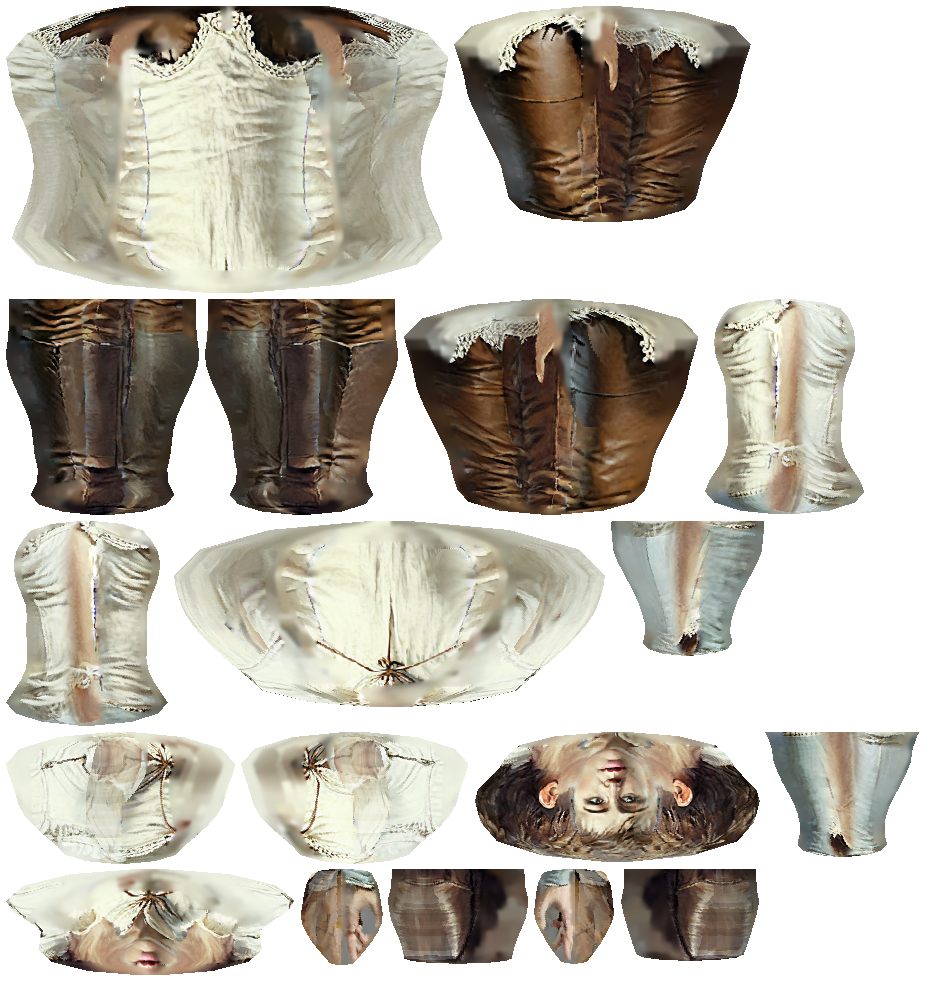
#> input picture packs/forms/global/puppets/humanoid.texture.png, 945 x 982 px; its folder holds only this picture in this run
$ python frames_ingest.py ../packs/forms/global/puppets
#> lines starting #> are read from the running program, lines starting #| are printed output that depends on the picture; after the words box and inside, x2 and y2 are one past the last pixel; in counts of white or black regions, pixels touching at a corner belong together
"""Frame pieces from an image model into a frame template.

    python tools/frames_ingest.py "frames/elven silver" [more folders...] [--family 12|24] [--pool <dir>]
    python tools/frames_ingest.py --painted G:/dev/image-gen/hires_test/frames [--styles a b] [--pick a=2 ...]

Two kinds of folder. `--painted`: flux2_frames.py's output, one folder per
style holding edge_s<n>, sticker_s<n>, sticker2_s<n>, ornament_s<n>,
ornament2_s<n> on a flat magenta background, which is keyed out exactly;
every picture is keyed, trimmed and put in the parts LIBRARY,
<pool>/global/images/frames/parts/{edges,stickers,ornaments}/<style>_<variant>_s<n>.png,
at its native size (a recipe says the points), for frame recipes to name
(gs-studio's Frames tab composes them; `frame_recipe` in gs_calibrators).
Otherwise a folder of a
model's loose output, told apart by what each file shows:

The folder holds the model's output (any names, JPG or PNG). Each file is
told apart by what it shows: a rail leaving through both sides is the
edge, through right and bottom the corner, through left, right and
bottom the tee, through all four the cross, through none the ornament.
A painted checkerboard is keyed out (the model was asked for alpha and
painted the checker instead), each knot's rails are measured where they
leave the picture and the knot square is cut on their centrelines at the
family's knot, the edge is cut to its rail and scaled to the thickness,
the ornament trimmed and scaled to the knot's height. The named raw PNGs
are written beside the originals (edge.png ...) and into the template's
raw/ folder, the fitted template to
<pool>/global/images/frames/<folder name, spaces to _>/ with a frame.toml
that keeps each cut under [cuts]: gs-studio's Frames tab opens the folder
on those boxes, to move and size by hand, and exports again. The same fitting is gs-studio's Frames tab, *Fit raw pieces*
(`gs_calibrators::frame_template::fit_piece`); this is its batch form.
"""
import argparse
import os
import sys

import numpy as np
from PIL import Image
from scipy import ndimage

PX_PER_PT = 4
FAMILIES = {12: (12, 18), 24: (24, 36)}


# [97 lines left out: functions key_magenta, keep_main_blobs, is_magenta_bg, key, not called in this run]


def run(line):
    r = np.nonzero(line)[0]
    return (int(r.min()), int(r.max())) if len(r) else None


def bbox(mask):
    ys, xs = np.nonzero(mask)
    return int(xs.min()), int(ys.min()), int(xs.max()), int(ys.max())


def classify(a):
    """Which piece a keyed picture is, by the sides its rails leave through."""
    m = a[..., 3] > 128
    h, w = m.shape
    frac = lambda line: np.count_nonzero(line) / len(line)
    # a rail leaving a side covers a real share of it; an ornament's thin spur does not
    left, right = frac(m[:, 3]) > 0.05, frac(m[:, w - 4]) > 0.05
    top, bottom = frac(m[3]) > 0.05, frac(m[h - 4]) > 0.05
    sides = (left, right, top, bottom)
    if sides == (True, True, False, False):
        return "edge"
    if sides == (False, True, False, True):
        return "corner"
    if sides == (True, True, False, True):
        return "tee"
    if sides == (True, True, True, True):
        return "cross"
    if not any(sides):
        return "ornament"
    return None


# [9 lines left out: function crop_pad, not called in this run]


def resize(arr, w, h):
    return np.asarray(Image.fromarray(arr, "RGBA").resize((max(1, int(round(w))), max(1, int(round(h)))), Image.LANCZOS))


def fit(kind, a, thickness, knot):
    t_px, k_px = thickness * PX_PER_PT, knot * PX_PER_PT
    m = a[..., 3] > 128
    x0, y0, x1, y1 = bbox(m)
    if kind == "sticker":
        # its opaque bounds squared up about their centre, to the knot square
        w, h = x1 - x0 + 1, y1 - y0 + 1
        side = max(w, h)
        cx, cy = x0 + w / 2, y0 + h / 2
        cut = crop_pad(a, cx - side / 2, cy - side / 2, side, side)
        return resize(cut, k_px, k_px), None, (round(cx - side / 2), round(cy - side / 2), side, side)
    if kind == "edge":
        ya, yb = run(m[:, x0 + 3])
        band = yb - ya + 1
        cut = a[ya:yb + 1, x0:x1 + 1]
        return resize(cut, (x1 - x0 + 1) * t_px / band, t_px), band, (x0, ya, x1 - x0 + 1, band)
    if kind == "ornament":
        cut = a[y0:y1 + 1, x0:x1 + 1]
        return resize(cut, (x1 - x0 + 1) * k_px / (y1 - y0 + 1), k_px), None, (x0, y0, x1 - x0 + 1, y1 - y0 + 1)
    if kind == "corner":
        ha, hb = run(m[:, x1 - 3])
        va, vb = run(m[y1 - 3])
    elif kind == "tee":
        ha, hb = run(m[:, x0 + 3])
        va, vb = run(m[y1 - 3])
    else:
        ha, hb = run(m[:, x0 + 3])
        va, vb = run(m[y0 + 3])
    cy, cx = (ha + hb) / 2, (va + vb) / 2
    band = ((hb - ha + 1) + (vb - va + 1)) / 2
    k_src = band * knot / thickness
    cut = crop_pad(a, cx - k_src / 2, cy - k_src / 2, int(round(k_src)), int(round(k_src)))
    return resize(cut, k_px, k_px), band, (round(cx - k_src / 2), round(cy - k_src / 2), round(k_src), round(k_src))


def ingest(folder, family, pool):
    thickness, knot = FAMILIES[family]
    name = "".join(c if c.isalnum() else "_" for c in os.path.basename(os.path.normpath(folder))).strip("_")
    out_dir = os.path.join(pool, "global", "images", "frames", name)
    os.makedirs(out_dir, exist_ok=True)
    raw_dir = os.path.join(out_dir, "raw")
    os.makedirs(raw_dir, exist_ok=True)
    found = {}
    cuts = {}
    for f in sorted(os.listdir(folder)):
        if not f.lower().endswith((".jpg", ".jpeg", ".png")) or os.path.splitext(f)[0] in ("edge", "corner", "tee", "cross", "ornament"):
            continue
        a = np.asarray(Image.open(os.path.join(folder, f)).convert("RGBA")).copy()
        if (a[..., 3] == 255).all():
            a = key_magenta(a) if is_magenta_bg(a) else key(a)
        kind = classify(a)
        if kind is None:
            print(f"  {f}: cannot tell what it is (rails leave through an odd set of sides); skipped")
            continue
        if kind in found:
            print(f"  {f}: a second {kind}; the first, {found[kind]}, is used")
            continue
        found[kind] = f
        Image.fromarray(a, "RGBA").save(os.path.join(folder, kind + ".png"))
        Image.fromarray(a, "RGBA").save(os.path.join(raw_dir, kind + ".png"))
        img, band, cut = fit(kind, a, thickness, knot)
        cuts[kind] = cut
        Image.fromarray(img, "RGBA").save(os.path.join(out_dir, kind + ".png"))
        print(f"  {f} -> {kind}: {img.shape[1]}x{img.shape[0]} (band {band} px)")
    missing = [k for k in ("edge", "corner") if k not in found]
    if missing:
        print(f"  missing: {', '.join(missing)}")
    with open(os.path.join(out_dir, "frame.toml"), "w") as f:
        f.write(f"thickness = {thickness}        # points, 0 to 24\nknot = {knot}             # points, at least thickness + 1\nturn = \"rotate\"       # or \"mirror\"\nedge = \"tile\"         # or \"stretch\"\nornament_height = {knot}   # points; gs-studio's, Hydra ignores it\n")
        f.write("\n# gs-studio's calibration: each piece's cut box on raw/<piece>.png. Hydra ignores it.\n[cuts]\n")
        for kind, (x, y, w, h) in cuts.items():
            f.write(f"{kind} = [{x}, {y}, {w}, {h}]\n")
    print(f"  -> {out_dir}")


# [98 lines left out: functions trim, ingest_painted, write_starter_recipes, not called in this run]


def main():
    ap = argparse.ArgumentParser(description=__doc__, formatter_class=argparse.RawDescriptionHelpFormatter)
    ap.add_argument("folders", nargs="*")
    ap.add_argument("--family", type=int, default=12, choices=sorted(FAMILIES))
    ap.add_argument("--pool", default=os.path.join(os.environ.get("APPDATA", ""), "gs-studio"))
    ap.add_argument("--painted", help="flux2_frames.py's output root (hires_test/frames)")
    ap.add_argument("--styles", nargs="*", help="with --painted: only these styles")
    ap.add_argument("--recipes", action="store_true", help="with --painted: also write a starter recipe per style (frame_styles.toml) that has no recipe yet")
    ap.add_argument("--styles-toml", default=r"G:\\dev\\image-gen\\frame_styles.toml")
    ap.add_argument("--pick", nargs="*", default=[], help="with --painted: <style>=<seed> the candidate the template takes (1 unless said)")
    args = ap.parse_args()
    if args.painted:
        ingest_painted(args.painted, args.styles, args.pool)
        if args.recipes:
            write_starter_recipes(args.pool, args.styles_toml)
        return
    for folder in args.folders:
        print(folder)
        ingest(folder, args.family, args.pool)
#> in ingest, a is the input picture: shape (982, 945, 4); mean R, G, B, A 90.8, 85.8, 75.8, 153.2
#> in classify, `m = a[..., 3] > 128`:
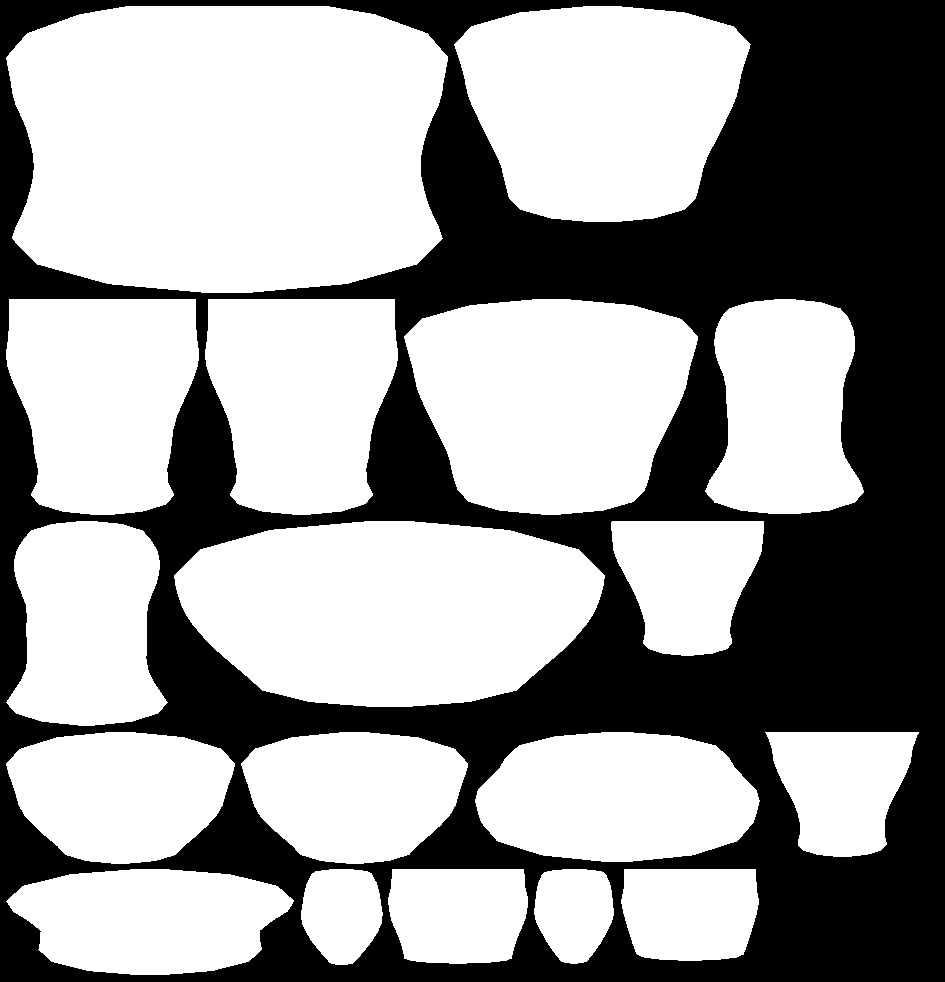
#> m: shape (982, 945) bool; 60.1% white; 1 black region, box (x1, y1, x2, y2) and area: (0, 0, 945, 982) 370332
#> in classify, `left, right = frac(m[:, 3]) > 0.05, frac(m[:, w - 4]) > 0.05`: left = False
#> in classify, `sides = (left, right, top, bottom)`: sides = (False, False, False, False)
#> in ingest, `kind = classify(a)`: kind = 'ornament'
#> in fit, `x0, y0, x1, y1 = bbox(m)`: x0 = 6; x1 = 918; y1 = 974
#> in fit, `cut = a[y0:y1 + 1, x0:x1 + 1]`:
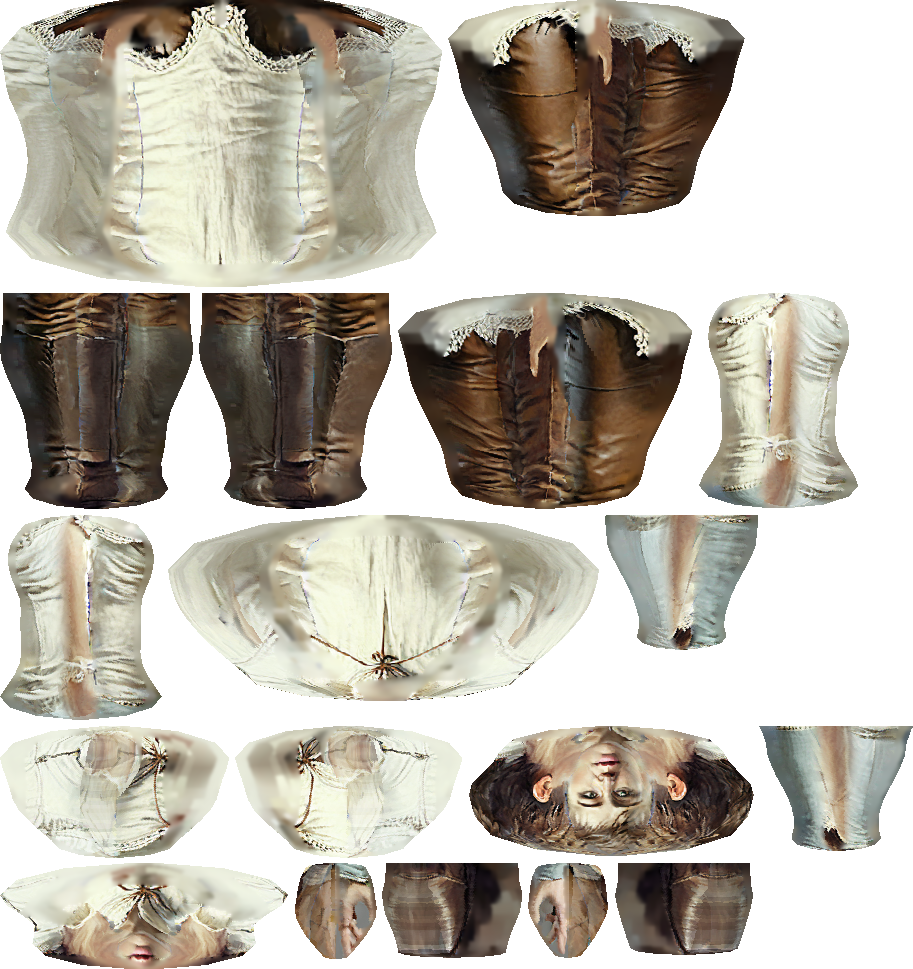
#> cut: shape (969, 913, 4); mean R, G, B, A 95.2, 90, 79.5, 160.7; transparent parts drawn white
#> in resize, `return np.asarray(Image.fromarray(arr, "RGBA").resize((max(1, int(roun..`:
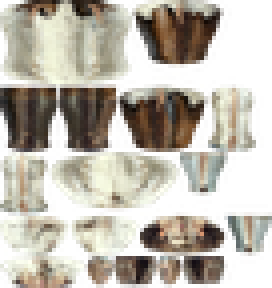
#> returned value: shape (72, 68, 4) (shown 4 times larger); mean of channels 0, 1, 2, 3 120.1, 114.2, 101.3, 160.3; transparent parts drawn white
#> in ingest, `img, band, cut = fit(kind, a, thickness, knot)`: cut = (6, 6, 913, 969)
#|   humanoid.texture.png -> ornament: 68x72 (band None px)
#> the loop in ingest, `for kind, (x, y, w, h) in cuts.items():` made 1 pass


if __name__ == "__main__":
    main()
